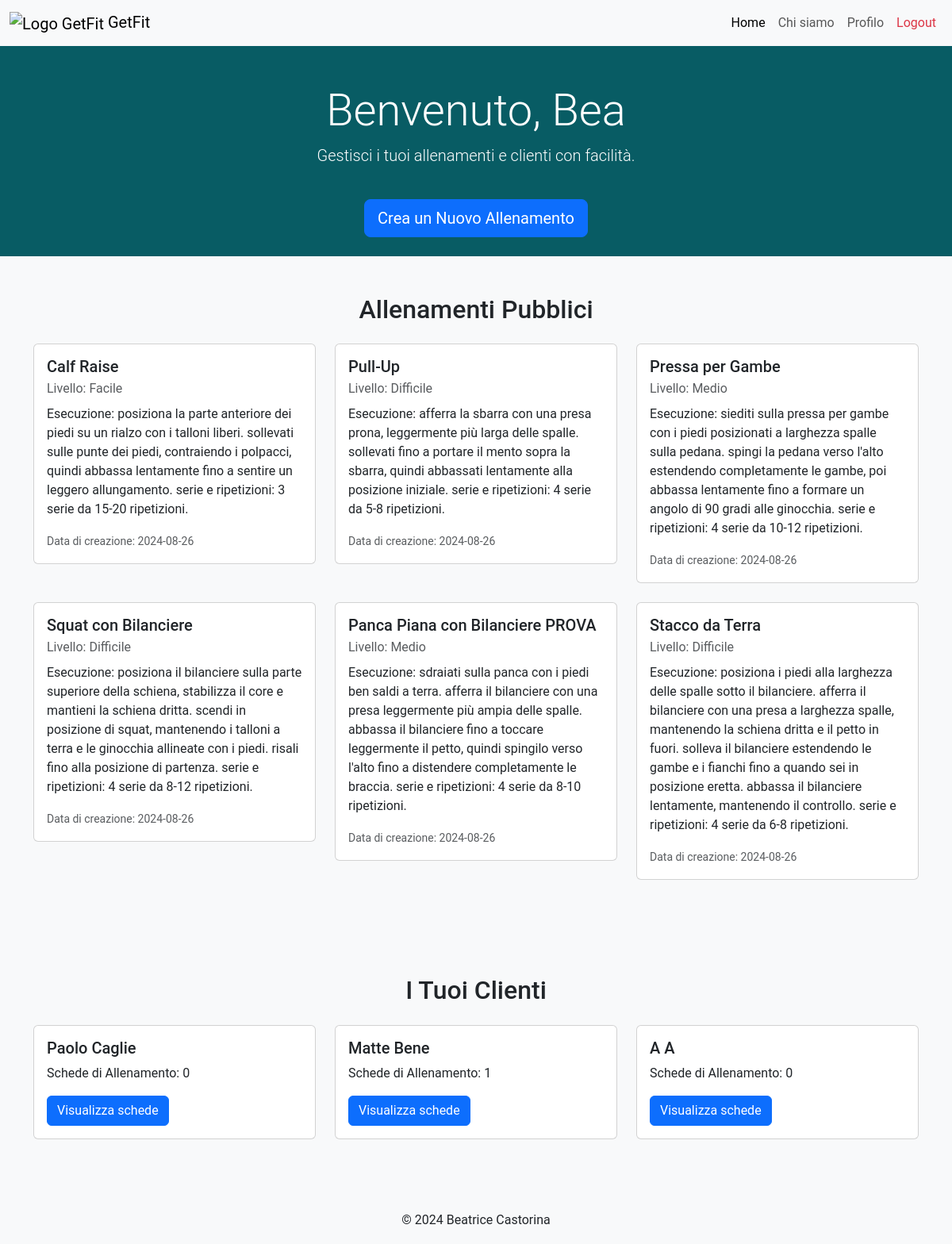
The app's page / (signed in), older data.
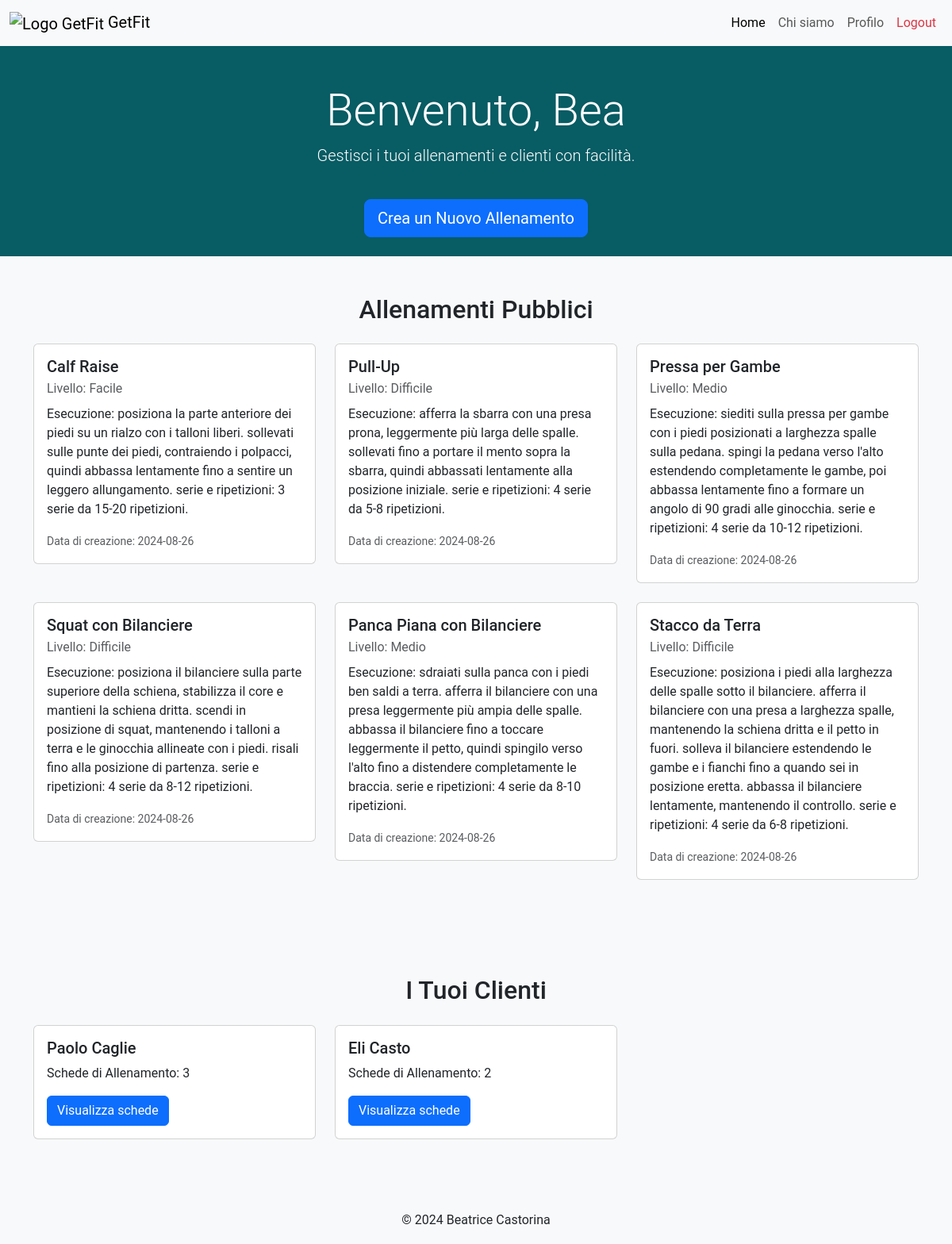
The same page, newer data.
### tables this page shows
CREATE TABLE "PersonalTrainers" (
	"nome"	TEXT NOT NULL,
	"email"	TEXT NOT NULL UNIQUE,
	"password"	TEXT NOT NULL,
	"rating"	REAL NOT NULL,
	"numOfRatings"	INTEGER NOT NULL,
	"pt_id"	INTEGER,
	"cognome"	TEXT NOT NULL,
	PRIMARY KEY("pt_id" AUTOINCREMENT),
	CHECK("rating" <= 5.0)
);

CREATE TABLE "Allenamenti" (
	"id_allenamento"	INTEGER,
	"pt_id"	INTEGER NOT NULL,
	"titolo"	TEXT NOT NULL,
	"descrizione"	TEXT NOT NULL,
	"livello"	TEXT NOT NULL,
	"visibile"	INTEGER NOT NULL,
	"data_creazione"	TEXT NOT NULL,
	PRIMARY KEY("id_allenamento" AUTOINCREMENT),
	FOREIGN KEY("pt_id") REFERENCES "PersonalTrainers"("pt_id")
);

CREATE TABLE "Clients" (
	"nome"	TEXT NOT NULL,
	"email"	TEXT NOT NULL UNIQUE,
	"password"	TEXT NOT NULL,
	"pt_id"	INTEGER,
	"client_id"	INTEGER,
	"cognome"	TEXT NOT NULL,
	PRIMARY KEY("client_id" AUTOINCREMENT),
	FOREIGN KEY("pt_id") REFERENCES "PersonalTrainers"("pt_id")
);

### app.py (the view)
@app.route('/')
def index():
  allenamenti_db = allenamenti_dao.get_allenamenti()
  pts_db = utenti_dao.get_personal_trainers()
  clienti_db = []
  pt_id = 0
  numOfSchede = {}
  email = utenti_dao.get_email(request)
  if email is not None:
    pt_id = utenti_dao.get_user_id_by_email(email)
  if pt_id != 0:
    clienti_db = utenti_dao.get_pt_clients(pt_id)
    clienti_ids = [client['client_id'] for client in clienti_db]
    for id in clienti_ids:
      numOfSchede[id] = schede_dao.get_num_schede_by_client(id)[0]
  return render_template('index.html', datetime=datetime, allenamenti=allenamenti_db, pts=pts_db, clienti=clienti_db, numOfSchede=numOfSchede)

### allenamenti_dao.py (called while the page is built)
def get_allenamenti():
	query = 'SELECT * FROM Allenamenti ORDER BY data_creazione DESC'
	connection = sqlite3.connect('db/personal.db')
	connection.row_factory = sqlite3.Row
	cursor = connection.cursor()
	cursor.execute(query)
	result = cursor.fetchall()
	print(result)
	cursor.close()
	connection.close()
	return result

### app.py (called while the page is built)
@login_manager.user_loader
def load_user(user_email):
  print("load user:", user_email)
  user_db, type = utenti_dao.get_user_by_email(user_email)
  if type == 0:
    user = PersonalTrainer(nome=user_db['nome'], cognome=user_db['cognome'], pt_id=user_db['pt_id'], rating=user_db['rating'], numOfRatings=user_db['numOfRatings'], email=user_db['email'], password=user_db['password'])
  else:
    user = Client(nome=user_db['nome'], cognome=user_db['cognome'], client_id=user_db['client_id'], pt_id=user_db['pt_id'], email=user_db['email'], password=user_db['password'])
  return user

### schede_dao.py (called while the page is built)
def get_num_schede_by_client(client_id):
	query = 'SELECT COUNT(*) FROM Schede WHERE client_id=?'
	connection = sqlite3.connect('db/personal.db')
	connection.row_factory = sqlite3.Row
	cursor = connection.cursor()
	cursor.execute(query,(client_id,))
	result = cursor.fetchone()
	cursor.close()
	connection.close()
	return result

### utenti_dao.py (called while the page is built)
def get_email(request):
	try:
		return request.cookies.get('remember_token').split('|')[0]
	except Exception as e:
		return None

def get_personal_trainers():
	connection = sqlite3.connect('db/personal.db')
	connection.row_factory = sqlite3.Row
	cursor = connection.cursor()
	query = 'SELECT * FROM PersonalTrainers'
	cursor.execute(query)
	result = cursor.fetchall()
	cursor.close()
	connection.close()
	return result

def get_user_id_by_email(user_email):
	query1 = 'SELECT pt_id FROM PersonalTrainers WHERE email = ?'
	query2 = 'SELECT client_id FROM Clients WHERE email = ?'
	connection = sqlite3.connect('db/personal.db')
	connection.row_factory = sqlite3.Row
	cursor = connection.cursor()
	cursor.execute(query1,(user_email,))
	result = cursor.fetchone()
	if result is None:
		cursor.execute(query2, (user_email,))
		result = cursor.fetchone()
	cursor.close()
	connection.close()
	return result[0]

def get_pt_clients(pt_id):
	query = 'SELECT * FROM Clients WHERE pt_id = ?'
	connection = sqlite3.connect('db/personal.db')
	connection.row_factory = sqlite3.Row
	cursor = connection.cursor()
	cursor.execute(query,(pt_id,))
	clients = cursor.fetchall()
	cursor.close()
	connection.close()
	return clients

### templates/index.html (shortened to what this page needs)
{% extends "base.html" %}
{% block style %}
  {% if not current_user.is_authenticated %}
    {{url_for('static', filename='style_homepage.css')}}
  {% else %}
    {% if current_user.__class__.__name__ == "PersonalTrainer" %}
      {{url_for('static', filename='styles_personal.css')}}
    {% else %}
      {{url_for('static', filename='style_client.css')}}
    {% endif %}
  {% endif %}
{% endblock %}
{% block content %}
{% if not current_user.is_authenticated %}
<section class="hero-section text-center text-white d-flex align-items-center justify-content-center">
  <div class="container">
      <h1 class="display-4">Benvenuto in GetFit</h1>
      <p class="lead"><span id="background-homepage">Crea, gestisci e monitora le tue sessioni di allenamento con i migliori personal trainer.</span></p>
      <a href="/signup" class="btn btn-primary btn-lg mt-4">Inizia Ora</a>
  </div>
</section>
<section class="features-section py-5">
<div class="container">
  <div class="row text-center">
    <div class="col-lg-4 col-md-6 mb-4">
      <div class="card p-4 border rounded">
        <i class="bi bi-person-fill display-4 text-primary"></i>
        <h3 class="mt-3">Personal Trainer</h3>
        <p>Crea e gestisci i tuoi allenamenti e segui i progressi dei tuoi clienti.</p>
      </div>
    </div>
    <div class="col-lg-4 col-md-6 mb-4">
      <div class="card p-4 border rounded">
        <i class="bi bi-people-fill display-4 text-primary"></i>
        <h3 class="mt-3">Clienti</h3>
        <p>Trova il personal trainer giusto per te e inizia il tuo percorso di allenamento personalizzato.</p>
      </div>
    </div>
    <div class="col-lg-4 col-md-6 mb-4">
      <div class="card p-4 border rounded">
        <i class="bi bi-bar-chart-line-fill display-4 text-primary"></i>
        <h3 class="mt-3">Progressi</h3>
        <p>Monitora i tuoi miglioramenti con statistiche e feedback dettagliati.</p>
      </div>
    </div>
  </div>
</div>
</section>
{% else %}
  {% if current_user.__class__.__name__ == "PersonalTrainer" %}
    <section class="hero-section pt-5 pb-4 text-center text-white d-flex align-items-center justify-content-center">
      <div class="container">
        <h1 class="display-4">Benvenuto, {{current_user.nome.capitalize()}}</h1>
        <p class="lead">Gestisci i tuoi allenamenti e clienti con facilità.</p>
        <a href="/create_workout" class="btn btn-primary btn-lg mt-4">Crea un Nuovo Allenamento</a>
      </div>
    </section>
    <section class="public-workouts-section py-5">
      <div class="container">
        <h2 class="text-center mb-4">Allenamenti Pubblici</h2>
        <div class="row">
        {% for allenamento in allenamenti %}
          {% if allenamento.visibile != 0 %}
          <div class="col-lg-4 col-md-6 mb-4">
            <div class="card">
              <div class="card-body">
                <h5 class="card-title">{{allenamento.titolo}}</h5>
                <p class="card-subtitle mb-2 text-body-secondary">Livello: {{allenamento.livello.capitalize()}}</p>
                <p class="card-text">{{allenamento.descrizione.capitalize()}}</p>
                <p class="card-text"><small class="text-body-secondary">Data di creazione: {{allenamento.data_creazione.split()[0]}}</small></p>
              </div>
            </div>
          </div>
          {% endif %}
        {% endfor %}
        </div>
      </div>
    </section>
    <section class="clients-section py-5 bg-light">
      <div class="container">
        <h2 class="text-center mb-4">I Tuoi Clienti</h2>
        <div class="row">
          {% for cliente in clienti %}
          <div class="col-lg-4 col-md-6 mb-4">
            <div class="card">
              <div class="card-body">
                <h5 class="card-title">{{cliente.nome.capitalize()}} {{cliente.cognome.capitalize()}}</h5>
                <p class="card-text">Schede di Allenamento: {{ numOfSchede[cliente.client_id]}}</p>
                <form action="/schede" method="get">
                  <button type="submit" class="btn btn-primary">Visualizza schede</button>
                </form>
              </div>
            </div>
          </div>
          {% endfor %}
        </div>
      </div>
    </section>
  {% endif %}
{% endif %}
{% endblock %}

### templates/base.html (shortened to what this page needs)
<!DOCTYPE html>
<html lang="it">
  <head>
    <link href="https://cdn.jsdelivr.net/npm/bootstrap@5.3.2/dist/css/bootstrap.min.css" rel="stylesheet">
    <link href="https://cdnjs.cloudflare.com/ajax/libs/font-awesome/6.0.0-beta3/css/all.min.css" rel="stylesheet">
    <link rel="stylesheet" href="{{url_for('static', filename='base_styles.css')}}">
    <link rel="stylesheet" href="{% block style %}{% endblock %}">
  </head>
  <body>
    <div class="wrapper">
      <nav class="navbar navbar-expand-lg navbar-light bg-light">
        <div class="container-fluid">
          <a class="navbar-brand" href="/">
            <img src="{{ url_for('static', filename='logo.png') }}" alt="Logo GetFit" width="75" height="75">
            GetFit
          </a>
          <div class="collapse navbar-collapse" id="navbarNav">
            <ul class="navbar-nav ms-auto">
              <li class="nav-item">
                <a class="nav-link {% if request.path == url_for('index') %}active{% endif %}" aria-current="page" href="{{ url_for('index') }}">Home</a>
              </li>
              <li class="nav-item">
                <a class="nav-link {% if request.path == url_for('about') %}active{% endif %}" aria-current="page" href="{{ url_for('about') }}">Chi siamo</a>
              </li>
              {% if not current_user.is_authenticated %}
                <li class="nav-item">
                  <a class="btn btn-primary my-1" href="{{ url_for('signup') }}">Registrati</a>
                </li>
                <li class="nav-item">
                  <a class="btn btn-outline-primary ms-2 my-1" href="{{url_for('login')}}">Login</a>
                </li>
              {% else %}
                {% if current_user.__class__.__name__ == "PersonalTrainer" %}
                  <li class="nav-item">
                    <a class="nav-link {% if request.path == url_for('pt_profile') %}active{% endif %}" aria-current="page" href="{{ url_for('pt_profile') }}">Profilo</a>
                  </li>
                {% else %}
                  {% if current_user.pt_id is not none %}
                    <li class="nav-item">
                      <a class="nav-link {% if request.path == url_for('schede') %}active{% endif %}" aria-current="page" href="{{ url_for('schede') }}">Schede</a>
                    </li>
                  {% endif %}
                {% endif %}
                <li class="nav-item">
                  <a class="nav-link text-danger" aria-current="page" href="{{ url_for('logout') }}">Logout</a>
                </li>
              {% endif %}
            </ul>
          </div>
        </div>
      </nav>
      <div class="content">
        {% block content %}{% endblock %}
      </div>
    </div>
    <footer class="bg-light ">
      <div class="container text-center">
        <p class="mb-0">&copy; 2024 Beatrice Castorina</p>
      </div>
    </footer>
  </body>
</html>

### static/base_styles.css (style rules this page uses)
html, body { font-family: 'Roboto', sans-serif; height: 100%; margin: 0; }
.wrapper { min-height: calc(100vh - 60px); }
footer { background-color: #f8f9fa; height: 60px; line-height: 60px; }
.card { transition: transform 0.3s; }

### static/styles_personal.css (style rules this page uses)
.hero-section { color: white; padding: 60px 0; background-color: #085c64; }
.public-workouts-section { background-color: #f8f9fa; }

Row changes from the older to the newer data that the page shows:
removed Clients: nome "Matte", cognome "Bene", pt "1"
removed Clients: nome "A", cognome "A", numOfSchede "0"
changed Allenamenti: titolo "Panca Piana con Bilanciere PROVA" → "Panca Piana con Bilanciere"
computed for Clients "Paolo": numOfSchede "0" → "3"
now on this page (row edited): Clients: nome "Eli", cognome "Casto", client_id "2"
